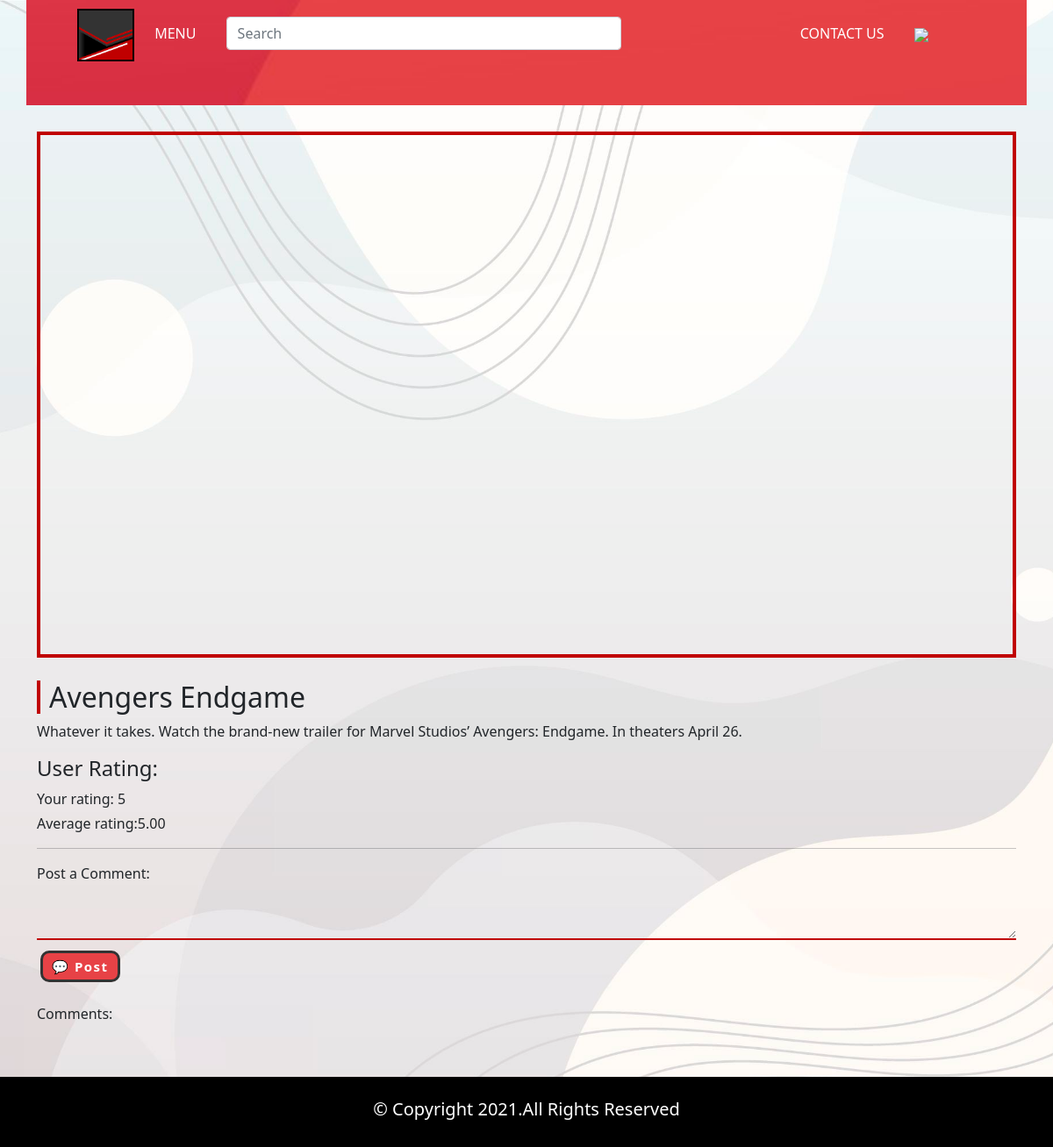
Screenshot of /movietwo.php (signed in) with the database file from the repository.
### tables this page shows
CREATE TABLE `movie` (
  `m_id` int(11) NOT NULL,
  `movie_name` text NOT NULL,
  `banner_link` text NOT NULL,
  `poster_link` text NOT NULL,
  `embed_link` text NOT NULL,
  `movie_para` text NOT NULL
);

### movietwo.php (the view, shortened to what this page needs)
<?php include "menubar.php";
      include 'config.php';?>
<?php
        $movie_name="";
		$embed_link="";
		$movie_para="";
		$m_id=2;
        $query=mysqli_query($con,"select * from movie where m_id=$m_id");
        $row  = mysqli_fetch_array($query);
    if(is_array($row)) {
        $movie_name=$row['movie_name'];
		$embed_link=$row['embed_link'];
		$movie_para=$row['movie_para'];
    }   else {
    }
 ?>
<!doctype html>
<html lang="en">
  <head>
    <link rel="stylesheet" href="https://stackpath.bootstrapcdn.com/bootstrap/4.4.0/css/bootstrap.min.css">
        <link rel="stylesheet" href="https://cdnjs.cloudflare.com/ajax/libs/rateYo/2.3.2/jquery.rateyo.min.css">
     <link href="css/bootstrap.min.css" rel="stylesheet">
	 <link href="css/moviestyle.css" rel="stylesheet">
  </head>
  <body>
	<div class="container">
	<iframe width=100% height="600" src=<?php echo $embed_link; ?> title="YouTube video player" frameborder="0" allow="accelerometer; autoplay; clipboard-write; encrypted-media; gyroscope; picture-in-picture" allowfullscreen></iframe>
  <h2><?php echo $movie_name; ?></h2>
  <p><?php echo $movie_para; ?></p>
<?php
$avg= "select avg(rating) as avs from rate where m_id=$m_id ";
if($_SESSION){
  $a=$_SESSION['email'];
$q= "select avg(rating) as av from rate where m_id=$m_id  and email='$a' ";
    $ans=mysqli_query($con, $q);
    if($ans){
    $row  = mysqli_fetch_array($ans);
    $ans=$row['av'];
  }
  else $ans=0;
}
  $anss=mysqli_query($con, $avg);
  if($anss){
  $row  = mysqli_fetch_array($anss);
  $anss=$row['avs'];
}
else $anss=0;
 ?>
<form action="movieone.php" method="post">
    <div style="margin:4px 0px 0px 0px ">
        <h4>User Rating:</h4>
    </div>
     <div style="margin:4px 0px 0px 0px ">
       <?php if($_SESSION){ ?>
       Your rating: <?php echo "$ans"; }?>
     </div>
      <div style="margin:4px 0px 0px 0px ">
      Average rating:<?php echo number_format($anss , 2); ?>
      </div>
</form>
    </div>
<div class="comment">
  <div class="container">
  <hr>
<?php if($_SESSION){ ?>
<form  method="post">
Post a Comment:
<div class="writecomment">
<textarea name="comments" id="comments" style="font-family:sans-serif;font-size:1.2em;">
</textarea>
</div>
<input type="submit" name="post" value="💬 Post" class="postbutton">
</form><?php } ?>
<br>
Comments:
  </div>
</div>
  <?php include "footer.php"?>
  </body>
</html>

### css/style.css (style rules this page uses)
body { background: url("../images/background1.jpg")no-repeat center center fixed; -webkit-background-size: cover; -moz-background-size: cover; background-size: cover; }

### css/moviestyle.css (style rules this page uses)
.container iframe { margin-top:30px ; margin-left: auto; margin-right: auto; border:4px solid #c00000; }
.container h2 { margin-left: auto; margin-right: auto; border-left:4px solid #c00000; padding-left:10px; margin-top:20px; }
.container p { margin-left: auto; margin-right: auto; }
#comments { width:100%; border-bottom: 2px solid #c00000; background:none; border-top:none; border-left:none; border-right:none; }
.postbutton { border-radius:10px; background: #E74246; padding:4px 10px; text-decoration: none; color: #fff; font-size: 15px; font-weight:bold; letter-spacing: 1.5px; border: 3px solid #333333; margin-top:6px; margin-left:4px; }

### rows the page displays
movie: movie_name "Avengers Endgame", movie_para "Whatever it takes. Watch the brand-new trailer for Marvel Studios’ Avengers: Endgame. In theaters April 26."

### other values shown
$ans "5"
$anss "5.00"
